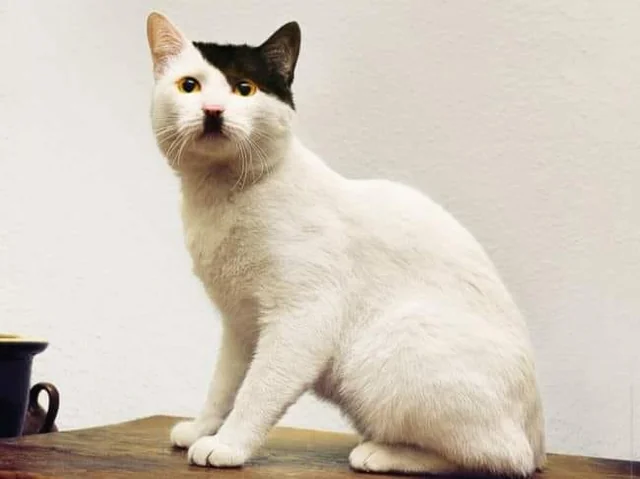
#> input picture TEMA 5/imagen.jpg, 640 x 479 px
$ jupyter execute 'Tema 5.ipynb'
#> lines starting #> are read from the running program, lines starting #| are printed output that depends on the picture
## Ejercicio 1
Traslada la imagen 150 píxeles a la derecha y abajo. Busca la función de OpenCV
apropiada. Averigua qué argumentos se deben añadir para obtener algo así:

[cell 1]
import cv2
import numpy as np
import matplotlib.pyplot as plt

# Cargar la imagen
img = cv2.imread('imagen.jpg')
#> img is the input picture: shape (479, 640, 3); mean B, G, R 187.8, 199.9, 209.2

# Obtener el tamaño de la imagen
h, w = img.shape[:2]
#> h = 479; w = 640

# Definir la matriz de transformación para trasladar 200 píxeles a la derecha y abajo
M = np.float32([[1, 0, 150], [0, 1, 150]])  # Traslación de 200 píxeles

# Aplicar la transformación afín sin redimensionar la imagen
img_translated = cv2.warpAffine(img, M, (w, h), borderMode=cv2.BORDER_CONSTANT, borderValue=(255, 255, 255))  # Rellenar con blanco
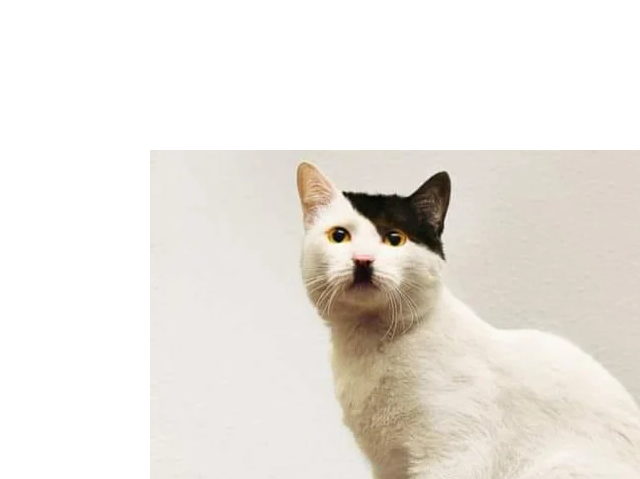
#> img_translated: shape (479, 640, 3); mean B, G, R 224.6, 230.5, 234.8

# Mostrar la imagen original y la imagen trasladada
plt.figure(figsize=(12, 6))

plt.subplot(1, 2, 1)
plt.imshow(cv2.cvtColor(img, cv2.COLOR_BGR2RGB))
plt.title('Imagen Original')
plt.axis('off')

plt.subplot(1, 2, 2)
plt.imshow(cv2.cvtColor(img_translated, cv2.COLOR_BGR2RGB))
plt.title('Imagen Trasladada sin Redimensionar')
plt.axis('off')

plt.show()

Realiza una transformación

[cell 2]
import cv2
import numpy as np
import matplotlib.pyplot as plt

# Cargar la imagen
img = cv2.imread('imagen.jpg')

# Obtener el tamaño de la imagen
h, w = img.shape[:2]

# Definir el centro de la imagen
center = (w // 2, h // 2)
#> center = (320, 239)

# Definir la matriz de transformación de rotación
# Ángulo de rotación (por ejemplo, 30 grados)
M = cv2.getRotationMatrix2D(center, 35, 1)  # Centro, ángulo y escala

# Aplicar la rotación
img_rotated = cv2.warpAffine(img, M, (w, h), borderMode=cv2.BORDER_CONSTANT, borderValue=(255, 255, 255))
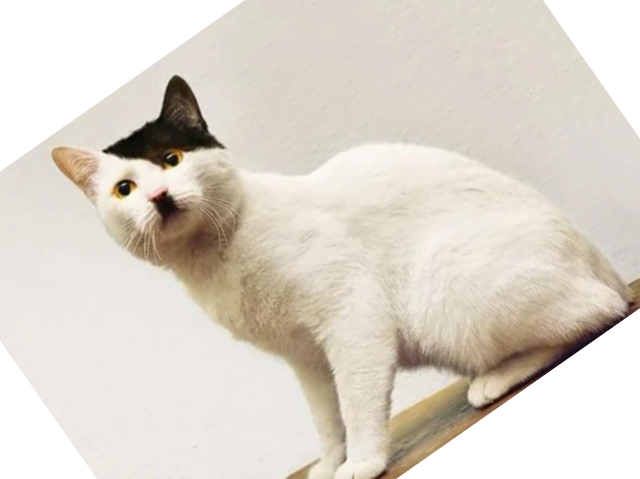
#> img_rotated: shape (479, 640, 3); mean B, G, R 203.4, 213.5, 220.9

# Mostrar la imagen original y la imagen rotada
plt.figure(figsize=(12, 6))

plt.subplot(1, 2, 1)
plt.imshow(cv2.cvtColor(img, cv2.COLOR_BGR2RGB))
plt.title('Imagen Original')
plt.axis('off')

plt.subplot(1, 2, 2)
plt.imshow(cv2.cvtColor(img_rotated, cv2.COLOR_BGR2RGB))
plt.title('Imagen Rotada y Trasladada')
plt.axis('off')

plt.show()

Realiza una reflexión y una concatenación

[cell 3]
import cv2
import numpy as np
import matplotlib.pyplot as plt

# Cargar la imagen
img = cv2.imread('imagen.jpg')

# Realizar la reflexión vertical (flip)
img_reflected = cv2.flip(img, 0)  # El valor 0 indica reflejar verticalmente
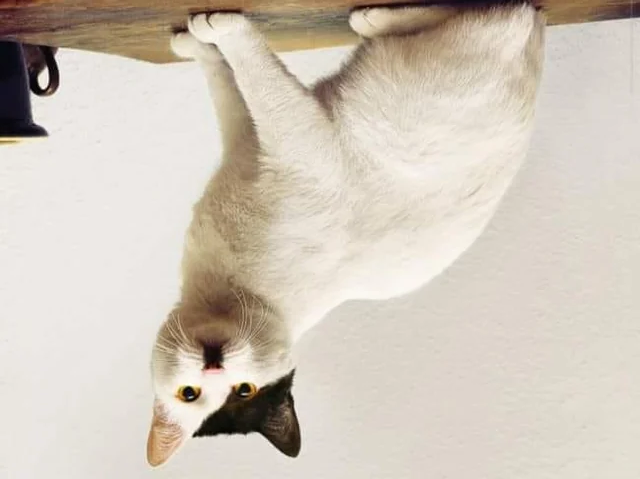
#> img_reflected: shape (479, 640, 3); mean B, G, R 187.8, 199.9, 209.2

# Concatenar la imagen original con la reflejada en el eje vertical
img_concatenated = np.vstack((img, img_reflected))
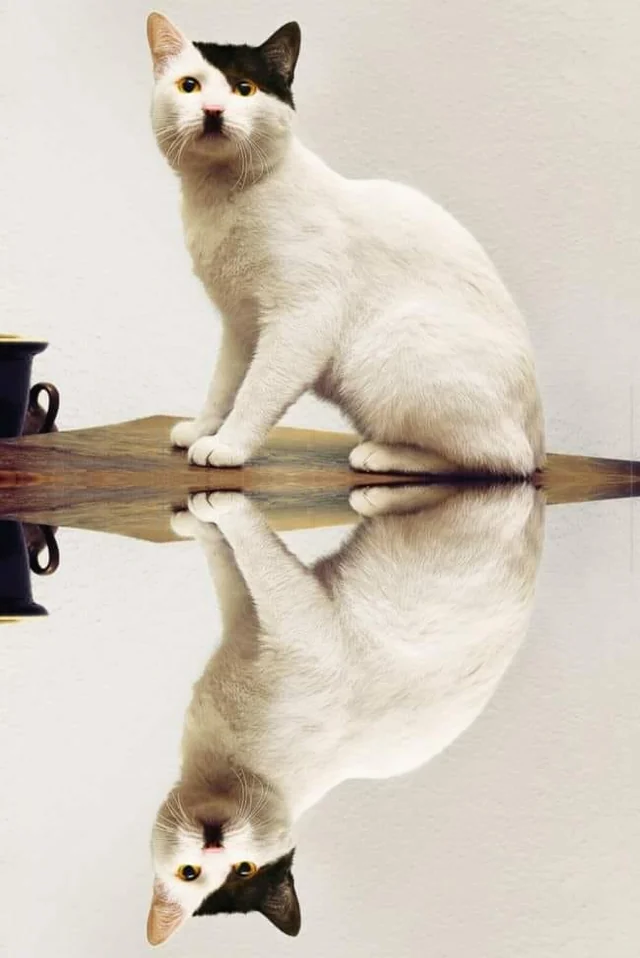
#> img_concatenated: shape (958, 640, 3); mean B, G, R 187.8, 199.9, 209.2

# Mostrar la imagen original y la imagen con la reflexión
plt.figure(figsize=(12, 6))

plt.subplot(1, 2, 1)
plt.imshow(cv2.cvtColor(img, cv2.COLOR_BGR2RGB))
plt.title('Imagen Original')
plt.axis('off')

plt.subplot(1, 2, 2)
plt.imshow(cv2.cvtColor(img_concatenated, cv2.COLOR_BGR2RGB))
plt.title('Imagen con Reflexión y Concatenación')
plt.axis('off')

plt.show()

Realiza un abatimiento

[cell 4]
import cv2
import numpy as np
import matplotlib.pyplot as plt

# Cargar la imagen
img = cv2.imread('imagen.jpg')

# Obtener las dimensiones de la imagen
h, w = img.shape[:2]

# Crear una matriz de transformación para sesgar la imagen
# La matriz de sesgo se utiliza para desplazar los píxeles en el eje X y Y en función del ángulo
M = np.float32([[1.15, -0.15, 0],  # Shear en el eje X
                           [0.35, 1, 0]])  # Shear en el eje Y

# Aplicar la transformación afín (sesgado)
img_skewed = cv2.warpAffine(img, M, (w, h))
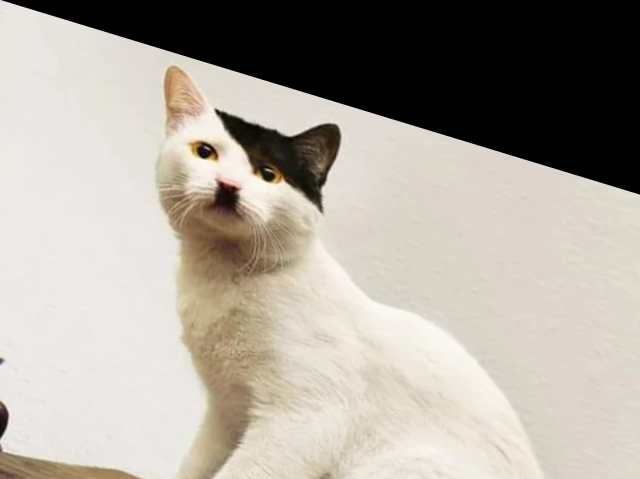
#> img_skewed: shape (479, 640, 3); mean B, G, R 157.3, 166.2, 172.8

# Mostrar la imagen original y la imagen con sesgo aplicado
plt.figure(figsize=(12, 6))

plt.subplot(1, 2, 1)
plt.imshow(cv2.cvtColor(img, cv2.COLOR_BGR2RGB))
plt.title('Imagen Original')
plt.axis('off')

plt.subplot(1, 2, 2)
plt.imshow(cv2.cvtColor(img_skewed, cv2.COLOR_BGR2RGB))
plt.title('Imagen con Sesgo')
plt.axis('off')

plt.show()

Recorta en la imagen original la cara del gato y aumenta el tamaño al doble. Usa los
argumentos apropiados de la función resize de OpenCV para explorar los distintos tipos de
interpolación vistos en clase.

[cell 5]
import cv2
import numpy as np
import matplotlib.pyplot as plt

# Cargar la nueva imagen
img = cv2.imread('imagen.jpg')

# Definir la región de interés (ROI) para la cara del gato
# (Este recorte debe ajustarse manualmente según la imagen, supongamos que el área es un rectángulo)
x, y, w, h = 150, 10, 150, 150  # Coordenadas del recorte: x, y, ancho, alto
cat_face = img[y:y+h, x:x+w]
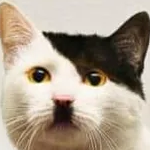
#> cat_face: shape (150, 150, 3); mean B, G, R 139.6, 156.7, 170.3

# Aumentar el tamaño al doble usando diferentes interpolaciones
res_linear = cv2.resize(cat_face, None, fx=2, fy=2, interpolation=cv2.INTER_LINEAR)
res_cubic = cv2.resize(cat_face, None, fx=2, fy=2, interpolation=cv2.INTER_CUBIC)
res_nearest = cv2.resize(cat_face, None, fx=2, fy=2, interpolation=cv2.INTER_NEAREST)

# Mostrar los resultados
plt.figure(figsize=(12, 12))

plt.subplot(2, 2, 1)
plt.imshow(cv2.cvtColor(cat_face, cv2.COLOR_BGR2RGB))
plt.title('Cara Original')
plt.axis('off')

plt.subplot(2, 2, 2)
plt.imshow(cv2.cvtColor(res_linear, cv2.COLOR_BGR2RGB))
plt.title('Interpolación LINEAR')
plt.axis('off')

plt.subplot(2, 2, 3)
plt.imshow(cv2.cvtColor(res_cubic, cv2.COLOR_BGR2RGB))
plt.title('Interpolación CUBIC')
plt.axis('off')

plt.subplot(2, 2, 4)
plt.imshow(cv2.cvtColor(res_nearest, cv2.COLOR_BGR2RGB))
plt.title('Interpolación NEAREST')
plt.axis('off')

plt.show()
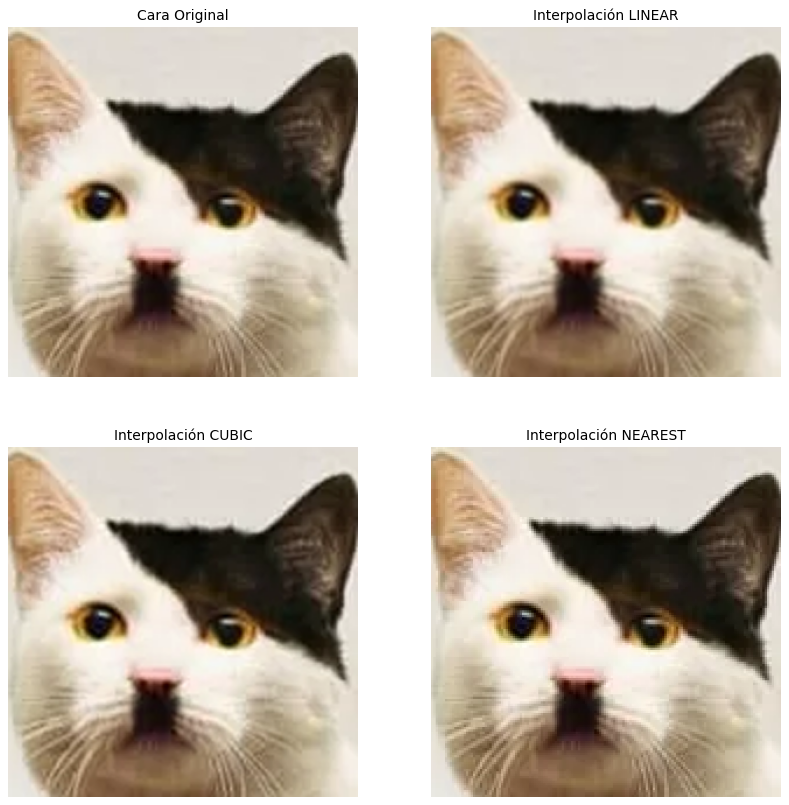
#> figure drawn by matplotlib, 4 panels

Interpolación LINEAR:
- Promedio de los píxeles vecinos.
- Da una imagen más suave y de buena calidad para escalados moderados.

Interpolación CUBIC:
- Usa una fórmula cúbica para calcular los nuevos píxeles.
- Proporciona resultados más suaves que LINEAR, pero es más costosa en términos de tiempo de cálculo.

Interpolación NEAREST:
- Simplemente selecciona el píxel más cercano sin hacer cálculos adicionales.
- Rápida, pero produce imágenes con bordes más duros y distorsionadas, especialmente cuando la imagen se agranda.

Dada la imagen documento.jpg, obtener una imagen en la que se visualice solo el
documento centrado, mediante una transformación proyectiva.

Para ello, usa que las coordenadas de los 4 puntos correspondientes a los vértices de la
imagen del texto son:
pts1 = np.float32([[320,140],[620,85],[395,520],[720,440]])

[cell 6]
import cv2
import numpy as np
import matplotlib.pyplot as plt

# Cargar la imagen original
image = cv2.imread('documento.jpeg')
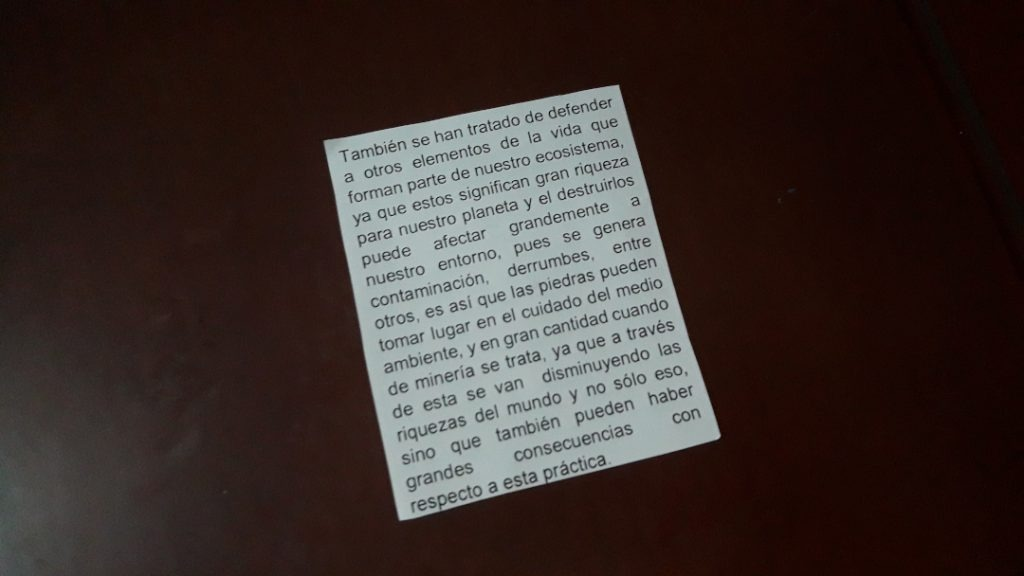
#> input picture TEMA 5/documento.jpeg, 1024 x 576 px
#> image is the input picture: shape (576, 1024, 3); mean B, G, R 43.8, 47.1, 58.5

# Definir los puntos de entrada de los vértices del documento en la imagen original
pts1 = np.float32([[320, 140], [620, 85], [395, 520], [720, 440]])

# Definir los puntos de salida (donde queremos que el documento se coloque, es decir, una vista rectificada)
width = 500
height = 700
pts2 = np.float32([[0, 0], [width - 1, 0], [0, height - 1], [width - 1, height - 1]])

# Calcular la matriz de transformación proyectiva
matrix = cv2.getPerspectiveTransform(pts1, pts2)

# Aplicar la transformación proyectiva para obtener la imagen rectificada
result = cv2.warpPerspective(image, matrix, (width, height))
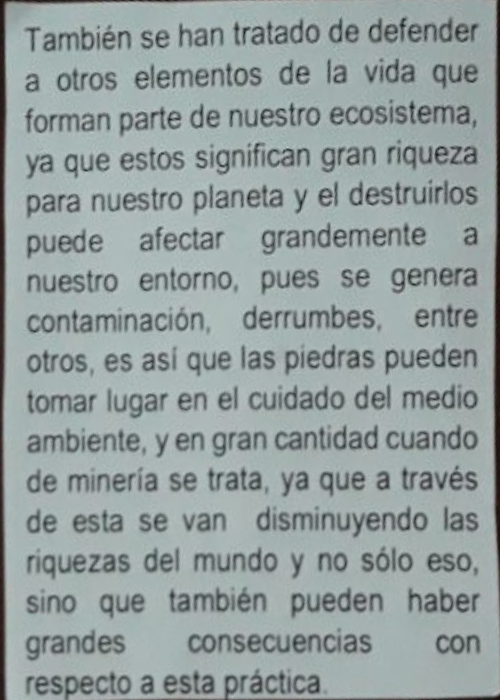
#> result: shape (700, 500, 3); mean B, G, R 160, 160.1, 149.1

# Mostrar la imagen original y la imagen transformada
plt.subplot(1, 2, 1)
plt.imshow(cv2.cvtColor(image, cv2.COLOR_BGR2RGB))
plt.title("Imagen Original")
plt.axis('off')

plt.subplot(1, 2, 2)
plt.imshow(cv2.cvtColor(result, cv2.COLOR_BGR2RGB))
plt.title("Documento Centrado")
plt.axis('off')

plt.show()
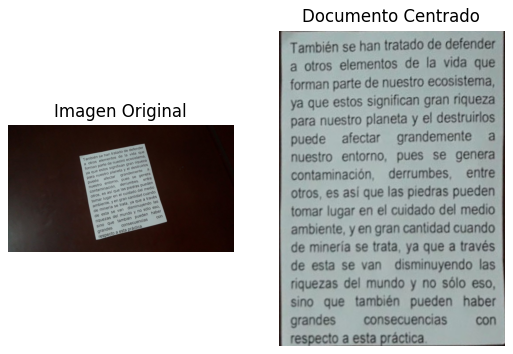
#> figure drawn by matplotlib, 2 panels
